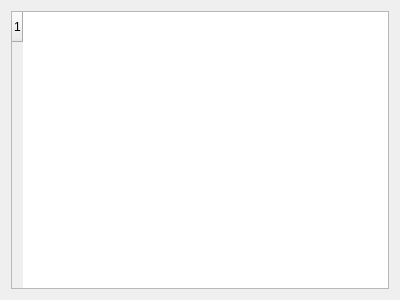
<?xml version="1.0" encoding="UTF-8"?>
<ui version="4.0">
 <class>MatrixRes</class>
 <widget class="QDialog" name="MatrixRes">
  <property name="geometry">
   <rect>
    <x>0</x>
    <y>0</y>
    <width>400</width>
    <height>300</height>
   </rect>
  </property>
  <property name="windowTitle">
   <string>Matrix</string>
  </property>
  <layout class="QVBoxLayout" name="verticalLayout">
   <property name="spacing">
    <number>3</number>
   </property>
   <item>
    <layout class="QGridLayout" name="gridLayout">
     <item row="0" column="0" rowspan="2">
      <widget class="QTableWidget" name="Mat_Table_Widget">
       <property name="font">
        <font>
         <family>Arial</family>
        </font>
       </property>
       <property name="showGrid">
        <bool>true</bool>
       </property>
       <property name="gridStyle">
        <enum>Qt::SolidLine</enum>
       </property>
       <property name="sortingEnabled">
        <bool>true</bool>
       </property>
       <property name="wordWrap">
        <bool>true</bool>
       </property>
       <attribute name="verticalHeaderMinimumSectionSize">
        <number>30</number>
       </attribute>
       <row>
        <property name="text">
         <string>1</string>
        </property>
       </row>
      </widget>
     </item>
    </layout>
   </item>
  </layout>
 </widget>
 <resources/>
 <connections/>
</ui>
